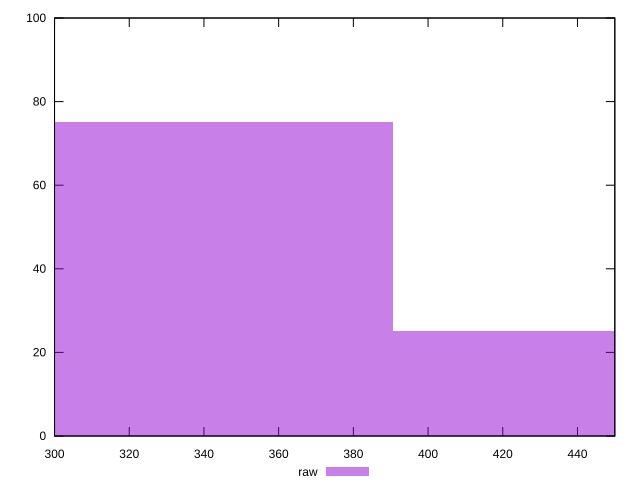

Source code (gnuplot):
reset

$raw <<EOF
312.5484511276595 75
468.8226766914893 25
EOF

set key outside below
set boxwidth 156.27422556382976
set xrange [300:450]
set yrange [0:100]
set trange [0:100]
set style fill transparent solid 0.5 noborder
set terminal svg size 640, 490 enhanced background rgb 'white'
set output "report_00021_2021-02-20T09:16:39.615Z/uses-text-compression/samples/pages+cached+noadtech+nomedia+nocss/raw/histogram.svg"

plot $raw title "raw" with boxes

reset
